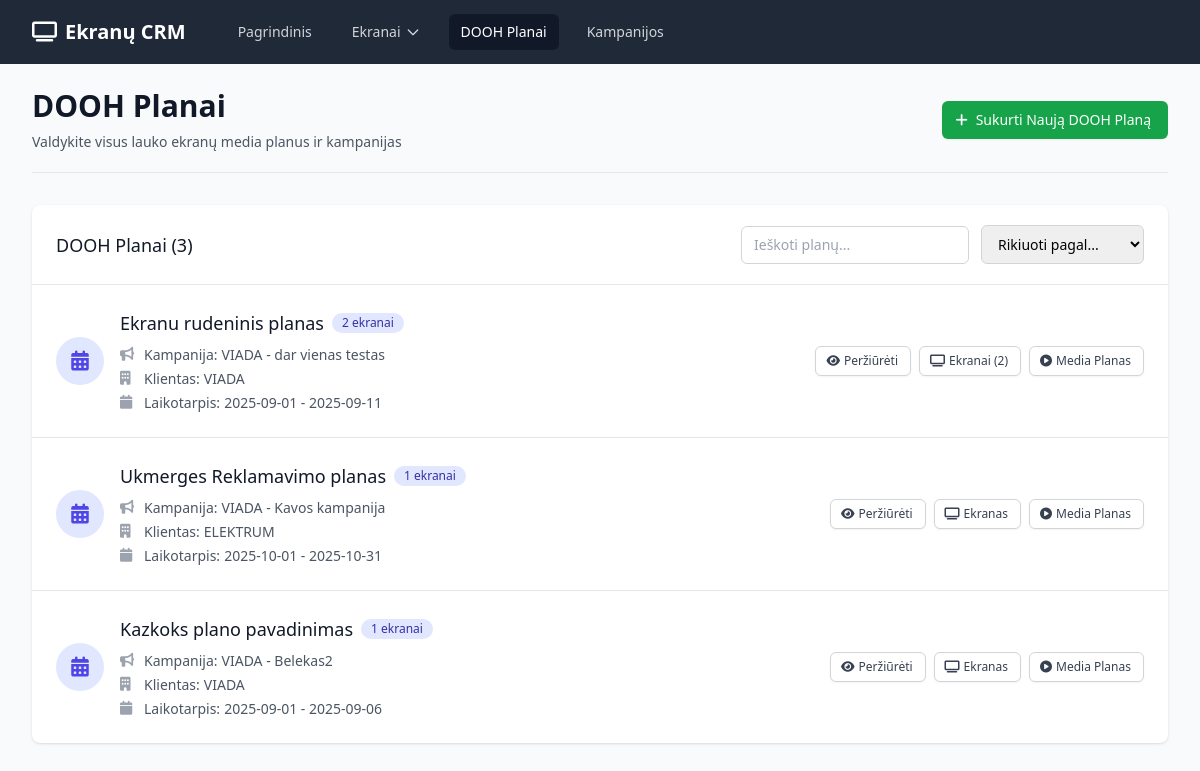
Page /dooh-plans on the committed database.
### app.py (models this page shows)
class DOOHPlan(db.Model):
    id = db.Column(db.Integer, primary_key=True)
    campaign_id = db.Column(db.Integer, db.ForeignKey('campaign.id'), nullable=False)
    name = db.Column(db.String(100), nullable=False)
    start_date = db.Column(db.Date, nullable=False)
    end_date = db.Column(db.Date, nullable=False)
    created_at = db.Column(db.DateTime, default=datetime.utcnow)
    screen_bookings = db.relationship('ScreenBooking', backref='dooh_plan', lazy=True, cascade='all, delete-orphan')

class Campaign(db.Model):
    id = db.Column(db.Integer, primary_key=True)
    client_id = db.Column(db.Integer, db.ForeignKey('client.id'), nullable=False)
    name = db.Column(db.String(100), nullable=False)
    description = db.Column(db.Text)
    start_date = db.Column(db.Date)
    end_date = db.Column(db.Date)
    budget = db.Column(db.Float)
    created_at = db.Column(db.DateTime, default=datetime.utcnow)
    dooh_plans = db.relationship('DOOHPlan', backref='campaign', lazy=True, cascade='all, delete-orphan')

class Client(db.Model):
    id = db.Column(db.Integer, primary_key=True)
    name = db.Column(db.String(100), nullable=False)
    email = db.Column(db.String(100))
    phone = db.Column(db.String(20))
    contact_person = db.Column(db.String(100))
    company = db.Column(db.String(100))
    created_at = db.Column(db.DateTime, default=datetime.utcnow)
    campaigns = db.relationship('Campaign', backref='client', lazy=True, cascade='all, delete-orphan')

### app.py (the view)
@app.route('/dooh-plans')
def dooh_plans():
    plans = DOOHPlan.query.all()
    return render_template('dooh_plans.html', plans=plans)

### templates/dooh_plans.html (shortened to what this page needs)
{% extends "base.html" %}
{% block content %}
<div class="pb-5 border-b border-gray-200 mb-8">
    <div class="flex justify-between items-center">
        <div>
            <h1 class="text-3xl font-bold text-gray-900">DOOH Planai</h1>
            <p class="mt-2 text-sm text-gray-600">Valdykite visus lauko ekranų media planus ir kampanijas</p>
        </div>
        <a href="{{ url_for('new_dooh_plan') }}" class="inline-flex items-center px-4 py-2 border border-transparent text-sm font-medium rounded-md shadow-sm text-white bg-green-600 hover:bg-green-700 focus:outline-none focus:ring-2 focus:ring-offset-2 focus:ring-green-500">
            <i class="fas fa-plus -ml-1 mr-2"></i>
            Sukurti Naują DOOH Planą
        </a>
    </div>
</div>
{% if plans %}
<div class="bg-white shadow overflow-hidden sm:rounded-lg mb-8">
    <div class="px-4 py-5 sm:px-6">
        <div class="flex justify-between items-center">
            <h3 class="text-lg leading-6 font-medium text-gray-900">DOOH Planai ({{ plans|length }})</h3>
            <div class="flex items-center space-x-3">
                <input type="text" id="planFilter" placeholder="Ieškoti planų..."
                       class="px-3 py-2 border border-gray-300 rounded-md text-sm focus:outline-none focus:ring-indigo-500 focus:border-indigo-500">
                <select id="sortBy" class="px-3 py-2 border border-gray-300 rounded-md text-sm focus:outline-none focus:ring-indigo-500 focus:border-indigo-500">
                    <option value="">Rikiuoti pagal...</option>
                </select>
            </div>
        </div>
    </div>
    <div class="border-t border-gray-200">
        <ul class="divide-y divide-gray-200" id="plansList">
            {% for plan in plans %}
            <li class="plan-item hover:bg-gray-50">
                <div class="px-4 py-6 sm:px-6">
                    <div class="flex items-center justify-between">
                        <div class="flex items-center">
                            <div class="flex-shrink-0">
                                <div class="h-12 w-12 rounded-full bg-indigo-100 flex items-center justify-center">
                                    <i class="fas fa-calendar-alt text-indigo-600 text-xl"></i>
                                </div>
                            </div>
                            <div class="ml-4">
                                <div class="flex items-center">
                                    <p class="text-lg font-medium text-gray-900 plan-name">{{ plan.name }}</p>
                                    <span class="ml-2 inline-flex items-center px-2.5 py-0.5 rounded-full text-xs font-medium bg-indigo-100 text-indigo-800">
                                        {{ plan.screen_bookings|length }} ekranai
                                    </span>
                                </div>
                                <div class="mt-2 space-y-1">
                                    <div class="flex items-center text-sm text-gray-600">
                                        <i class="fas fa-bullhorn w-4 h-4 mr-2 text-gray-400"></i>
                                        <span class="font-medium">Kampanija:</span>
                                        <span class="ml-1">{{ plan.campaign.name }}</span>
                                    </div>
                                    <div class="flex items-center text-sm text-gray-600">
                                        <i class="fas fa-building w-4 h-4 mr-2 text-gray-400"></i>
                                        <span class="font-medium">Klientas:</span>
                                        <span class="ml-1">{{ plan.campaign.client.name }}</span>
                                    </div>
                                    <div class="flex items-center text-sm text-gray-600">
                                        <i class="fas fa-calendar w-4 h-4 mr-2 text-gray-400"></i>
                                        <span class="font-medium">Laikotarpis:</span>
                                        <span class="ml-1">{{ plan.start_date.strftime('%Y-%m-%d') }} - {{ plan.end_date.strftime('%Y-%m-%d') }}</span>
                                    </div>
                                </div>
                            </div>
                        </div>
                        <div class="flex items-center space-x-2">
                            <a href="{{ url_for('dooh_plan_detail', id=plan.id) }}"
                               class="inline-flex items-center px-3 py-1.5 border border-gray-300 shadow-sm text-xs font-medium rounded-md text-gray-700 bg-white hover:bg-gray-50 focus:outline-none focus:ring-2 focus:ring-offset-2 focus:ring-indigo-500">
                                <i class="fas fa-eye -ml-0.5 mr-1"></i>
                                Peržiūrėti
                            </a>
                            {% if plan.screen_bookings|length == 1 %}
                            <a href="{{ url_for('screen_detail', id=plan.screen_bookings[0].screen.id) }}"
                               class="inline-flex items-center px-3 py-1.5 border border-gray-300 shadow-sm text-xs font-medium rounded-md text-gray-700 bg-white hover:bg-gray-50 focus:outline-none focus:ring-2 focus:ring-offset-2 focus:ring-indigo-500">
                                <i class="fas fa-tv -ml-0.5 mr-1"></i>
                                Ekranas
                            </a>
                            {% else %}
                            <a href="{{ url_for('dooh_plan_screens', id=plan.id) }}"
                               class="inline-flex items-center px-3 py-1.5 border border-gray-300 shadow-sm text-xs font-medium rounded-md text-gray-700 bg-white hover:bg-gray-50 focus:outline-none focus:ring-2 focus:ring-offset-2 focus:ring-indigo-500">
                                <i class="fas fa-tv -ml-0.5 mr-1"></i>
                                Ekranai ({{ plan.screen_bookings|length }})
                            </a>
                            {% endif %}
                            <a href="{{ url_for('dooh_plan_media', id=plan.id) }}"
                               class="inline-flex items-center px-3 py-1.5 border border-gray-300 shadow-sm text-xs font-medium rounded-md text-gray-700 bg-white hover:bg-gray-50 focus:outline-none focus:ring-2 focus:ring-offset-2 focus:ring-yellow-500">
                                <i class="fas fa-play-circle -ml-0.5 mr-1"></i>
                                Media Planas
                            </a>
                        </div>
                    </div>
                </div>
            </li>
            {% endfor %}
        </ul>
    </div>
</div>
{% endif %}
{% endblock %}

### rows in the picture
DOOHPlan: name "Ekranu rudeninis planas", screen_bookings|length "2", campaign.name "VIADA - dar vienas testas", campaign.client.name "VIADA", start_date "2025-09-01", end_date "2025-09-11"
DOOHPlan: name "Ukmerges Reklamavimo planas", screen_bookings|length "1", campaign.name "VIADA - Kavos kampanija", campaign.client.name "ELEKTRUM", start_date "2025-10-01", end_date "2025-10-31"
DOOHPlan: name "Kazkoks plano pavadinimas", screen_bookings|length "1", campaign.name "VIADA - Belekas2", campaign.client.name "VIADA", start_date "2025-09-01", end_date "2025-09-06"

### other values in the picture
{{ plans|length }} "3"
